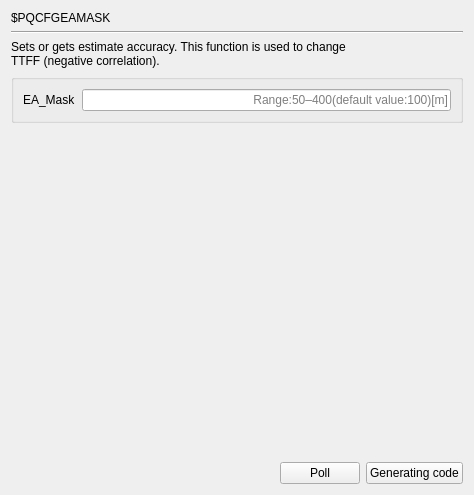
     <widget class="QWidget" name="page_PQCFGEAMASK">
      <layout class="QGridLayout" name="gridLayout_22">
       <item row="0" column="0">
        <widget class="QLabel" name="label_581">
         <property name="text">
          <string>$PQCFGEAMASK</string>
         </property>
        </widget>
       </item>
       <item row="1" column="0" colspan="3">
        <widget class="Line" name="line_149">
         <property name="orientation">
          <enum>Qt::Horizontal</enum>
         </property>
        </widget>
       </item>
       <item row="2" column="0" colspan="3">
        <widget class="QLabel" name="label_582">
         <property name="text">
          <string>Sets or gets estimate accuracy. This function is used to change
TTFF (negative correlation).</string>
         </property>
        </widget>
       </item>
       <item row="3" column="0" colspan="3">
        <widget class="QGroupBox" name="groupBox_129">
         <property name="title">
          <string/>
         </property>
         <layout class="QGridLayout" name="gridLayout_21">
          <item row="0" column="1">
           <widget class="QLineEdit" name="lineEdit_PQCFGEAMASK">
            <property name="alignment">
             <set>Qt::AlignRight|Qt::AlignTrailing|Qt::AlignVCenter</set>
            </property>
            <property name="placeholderText">
             <string>Range:50–400(default value:100)[m]</string>
            </property>
           </widget>
          </item>
          <item row="0" column="0">
           <widget class="QLabel" name="label_22">
            <property name="text">
             <string>EA_Mask</string>
            </property>
           </widget>
          </item>
         </layout>
        </widget>
       </item>
       <item row="4" column="2">
        <spacer name="verticalSpacer_149">
         <property name="orientation">
          <enum>Qt::Vertical</enum>
         </property>
         <property name="sizeHint" stdset="0">
          <size>
           <width>20</width>
           <height>333</height>
          </size>
         </property>
        </spacer>
       </item>
       <item row="5" column="0">
        <spacer name="horizontalSpacer_149">
         <property name="orientation">
          <enum>Qt::Horizontal</enum>
         </property>
         <property name="sizeHint" stdset="0">
          <size>
           <width>263</width>
           <height>20</height>
          </size>
         </property>
        </spacer>
       </item>
       <item row="5" column="1">
        <widget class="QPushButton" name="poll_PQCFGEAMASK">
         <property name="text">
          <string>Poll</string>
         </property>
        </widget>
       </item>
       <item row="5" column="2">
        <widget class="QPushButton" name="GC_PQCFGEAMASK">
         <property name="layoutDirection">
          <enum>Qt::LeftToRight</enum>
         </property>
         <property name="text">
          <string>Generating code</string>
         </property>
        </widget>
       </item>
      </layout>
     </widget>
